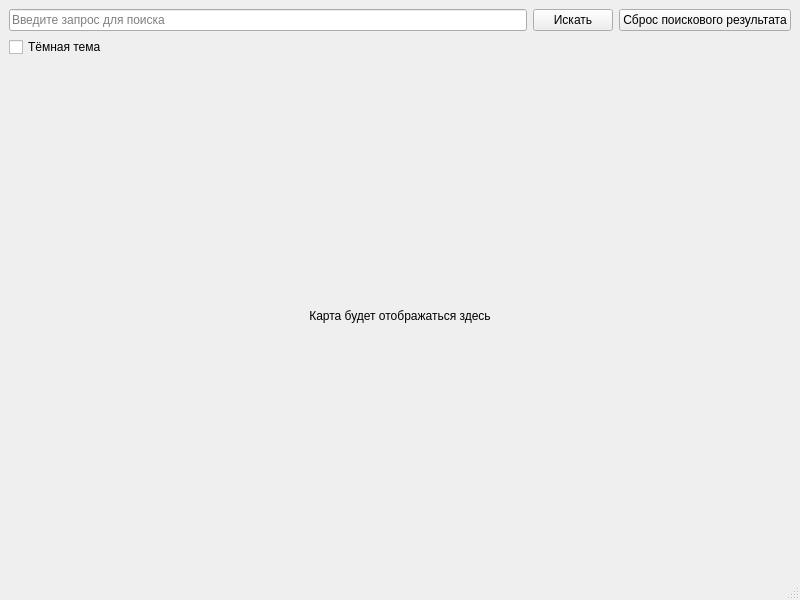
<?xml version="1.0" encoding="UTF-8"?>
<ui version="4.0">
 <class>MainWindow</class>
 <widget class="QMainWindow" name="MainWindow">
  <property name="geometry">
   <rect>
    <x>100</x>
    <y>100</y>
    <width>800</width>
    <height>600</height>
   </rect>
  </property>
  <property name="windowTitle">
   <string>Map Viewer</string>
  </property>
  <widget class="QWidget" name="centralwidget">
   <layout class="QVBoxLayout" name="verticalLayout">
    <item>
     <layout class="QHBoxLayout" name="searchLayout">
      <item>
       <widget class="QLineEdit" name="search_line">
        <property name="placeholderText">
         <string>Введите запрос для поиска</string>
        </property>
       </widget>
      </item>
      <item>
       <widget class="QPushButton" name="search_button">
        <property name="text">
         <string>Искать</string>
        </property>
       </widget>
      </item>
      <item>
       <widget class="QPushButton" name="reset_button">
        <property name="text">
         <string>Сброс поискового результата</string>
        </property>
       </widget>
      </item>
     </layout>
    </item>
    <item>
     <widget class="QCheckBox" name="theme_checkbox">
      <property name="text">
       <string>Тёмная тема</string>
      </property>
     </widget>
    </item>
    <item>
     <widget class="QLabel" name="g_map">
      <property name="text">
       <string>Карта будет отображаться здесь</string>
      </property>
      <property name="alignment">
       <set>Qt::AlignCenter</set>
      </property>
      <property name="minimumSize">
       <size>
        <width>400</width>
        <height>300</height>
       </size>
      </property>
     </widget>
    </item>
   </layout>
  </widget>
  <widget class="QMenuBar" name="menubar"/>
  <widget class="QStatusBar" name="statusbar"/>
 </widget>
 <connections/>
</ui>
